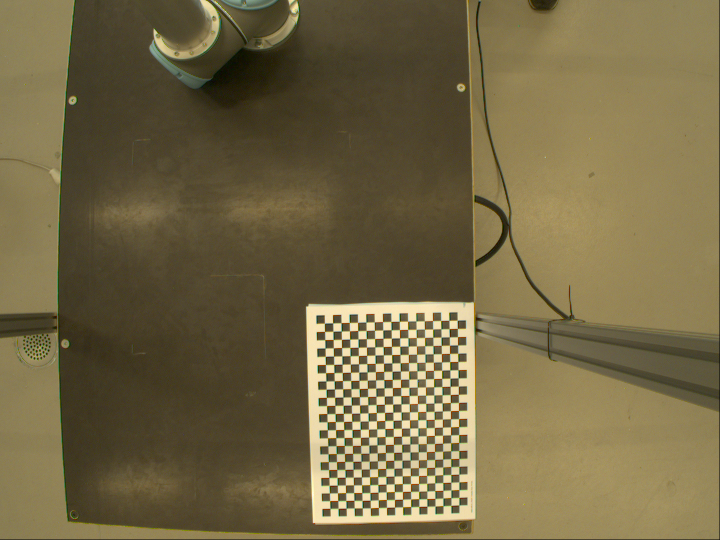
#> input picture VisaoComp/TrabalhoPratico_1/CVis_PL_lecture04_Histograms_&_CameraCalibration/CVis_PL_lecture04_Histograms_&_CameraCalibration/2_camera_calibrarion/capture01.png, 1440 x 1080 px (shown at 1/2 size); its folder holds 5 pictures in this run
$ python camera_calibration_example.py
#> lines starting #> are read from the running program, lines starting #| are printed output that depends on the picture; after the words box and inside, x2 and y2 are one past the last pixel; in counts of white or black regions, pixels touching at a corner belong together
import numpy as np
import cv2
import glob

#############################################################################################################
# General options
#############################################################################################################
chessboardSize = (24,17)
frameSize = (1440,1080)


# termination criteria for cornerSubPix()
criteria = (cv2.TERM_CRITERIA_EPS + cv2.TERM_CRITERIA_MAX_ITER, 30, 0.001)


# prepare object points, like (0,0,0), (1,0,0), (2,0,0) ....,(6,5,0)
objp = np.zeros((chessboardSize[0] * chessboardSize[1], 3), np.float32)
objp[:,:2] = np.mgrid[0:chessboardSize[0],0:chessboardSize[1]].T.reshape(-1,2)


# Arrays to store object points and image points from all the images.
objpoints = [] # 3d point in real world space
imgpoints = [] # 2d points in image plane.


images = glob.glob('*.png')

for fname in images:

    img = cv2.imread(fname)
#> img is the input picture: shape (1080, 1440, 3); mean B, G, R 69.4, 103.8, 116
    gray = cv2.cvtColor(img, cv2.COLOR_BGR2GRAY)
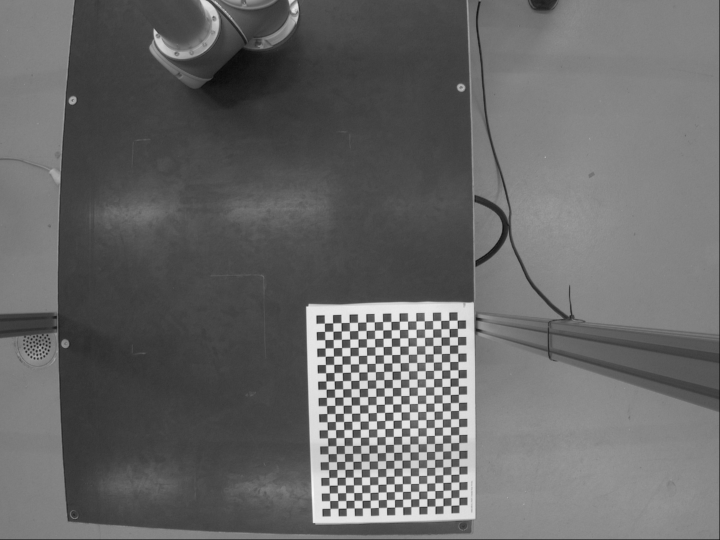
#> gray: shape (1080, 1440) (shown at 1/2 size); min 0, max 251, mean 103.5

    # Find the chess board corners
    # https://docs.opencv.org/master/d9/d0c/group__calib3d.html#gad0e88e13cd3d410870a99927510d7f91
    ret, corners = cv2.findChessboardCorners(gray, chessboardSize, None)
#> ret = True; corners = 408 rows, first 8: [660.6, 1017.3], [660.2, 1002], [659.5, 986.5], [659, 971.6], [658.5, 955.5], [658.2, 939.9], [657.4, 924.1], [656.7, 908.3]

    # If found, add object points, image points (after refining them)
    if ret is True:

        objpoints.append(objp)
        # https://docs.opencv.org/master/dd/d1a/group__imgproc__feature.html#ga354e0d7c86d0d9da75de9b9701a9a87e
        corners2 = cv2.cornerSubPix(gray, corners, (11,11), (-1,-1), criteria) #  Refines the corner locations
#> corners2 = 408 rows, first 8: [660.6, 1017.2], [660.1, 1001.8], [659.4, 986.5], [658.7, 971.1], [658.5, 955.5], [657.9, 939.8], [657.3, 924], [656.6, 908.2]
        imgpoints.append(corners)

        # Draw and display the corners
        cv2.drawChessboardCorners(img, chessboardSize, corners2, ret)
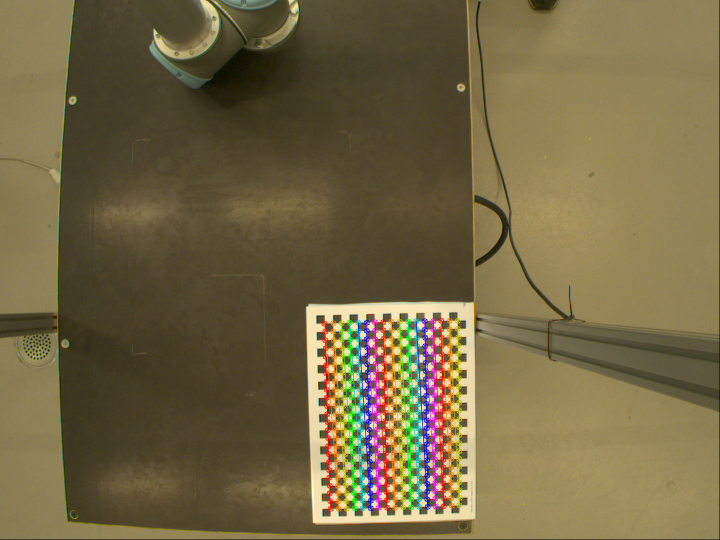
#> img: shape (1080, 1440, 3) (shown at 1/2 size); 4.02% of pixels changed, all inside (x1, y1, x2, y2) = (643, 635, 926, 1024)
        cv2.imshow(fname, img)
        cv2.waitKey(1000)
#> pass 2 of the loop `for fname in images:`:
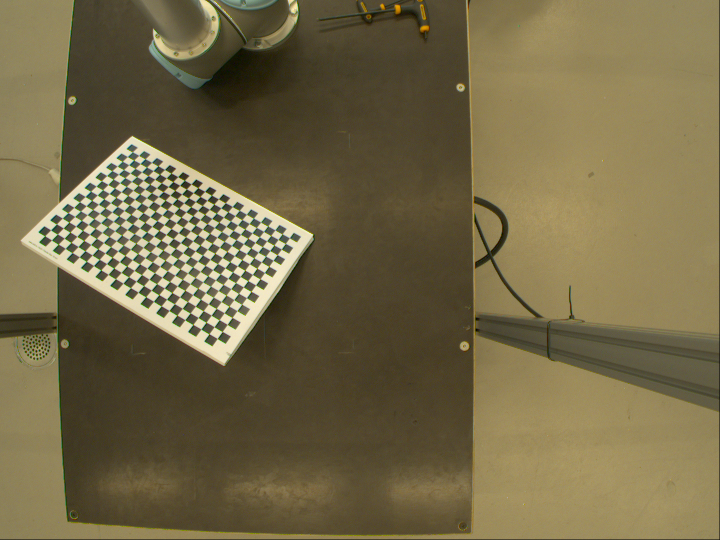
#> input picture VisaoComp/TrabalhoPratico_1/CVis_PL_lecture04_Histograms_&_CameraCalibration/CVis_PL_lecture04_Histograms_&_CameraCalibration/2_camera_calibrarion/capture02.png, 1440 x 1080 px (shown at 1/2 size)
#> img is the input picture: shape (1080, 1440, 3); mean B, G, R 71.4, 104.7, 115.6
#> `gray = cv2.cvtColor(img, cv2.COLOR_BGR2GRAY)`:
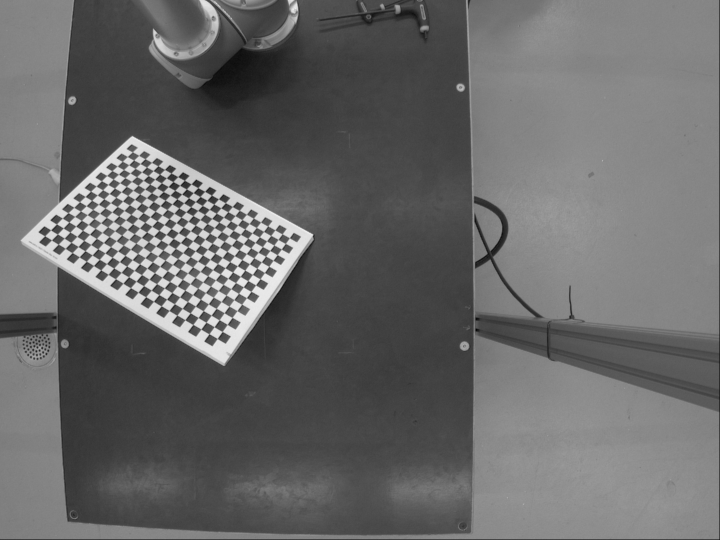
#> gray: shape (1080, 1440) (shown at 1/2 size); min 0, max 251, mean 104.2
#> corners = 408 rows, first 8: [265.3, 303.8], [277.9, 311.5], [290.5, 317.9], [303.9, 325.5], [316.3, 332], [329.8, 339.6], [342.5, 346.8], [356.1, 353.6]
#> corners2 = 408 rows, first 8: [265.3, 303.8], [277.9, 311.5], [285.2, 323.2], [314, 334.7], [309.1, 322.6], [319, 342.3], [342.5, 346.8], [357.6, 356.2]
#> `cv2.drawChessboardCorners(img, chessboardSize, corners2, ret)`:
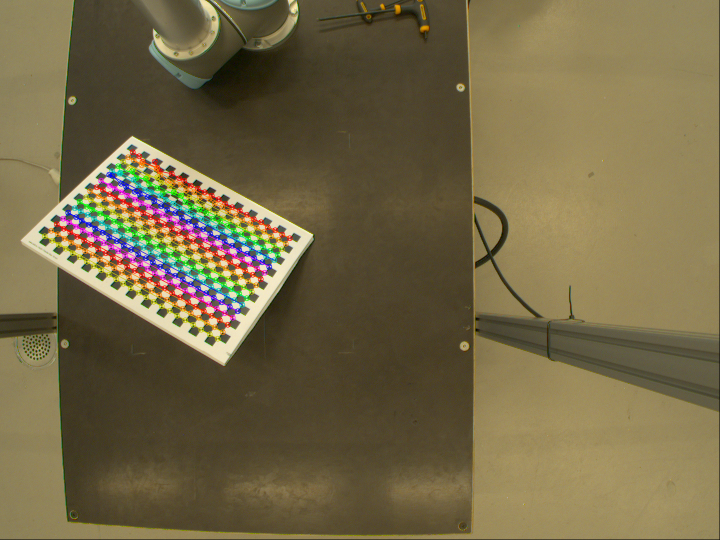
#> img: shape (1080, 1440, 3) (shown at 1/2 size); 3.78% of pixels changed, all inside (x1, y1, x2, y2) = (83, 298, 586, 684)
#> pass 3 of the loop `for fname in images:`:
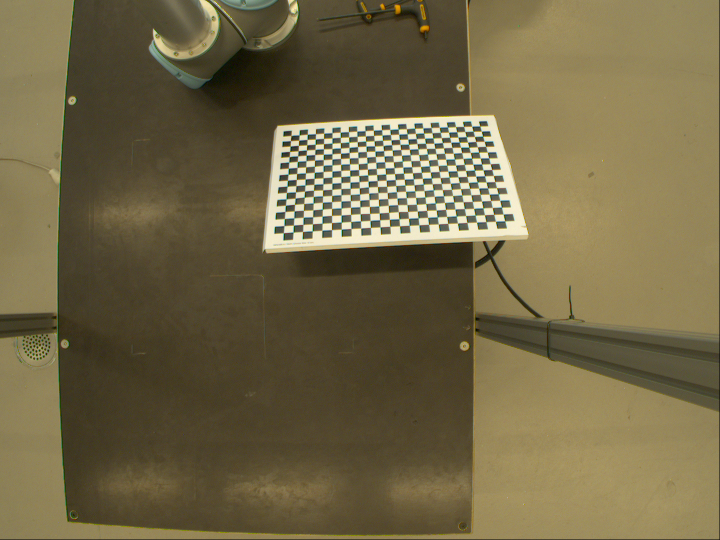
#> input picture VisaoComp/TrabalhoPratico_1/CVis_PL_lecture04_Histograms_&_CameraCalibration/CVis_PL_lecture04_Histograms_&_CameraCalibration/2_camera_calibrarion/capture03.png, 1440 x 1080 px (shown at 1/2 size)
#> img is the input picture: shape (1080, 1440, 3); mean B, G, R 70.8, 103.4, 114.3
#> `gray = cv2.cvtColor(img, cv2.COLOR_BGR2GRAY)`:
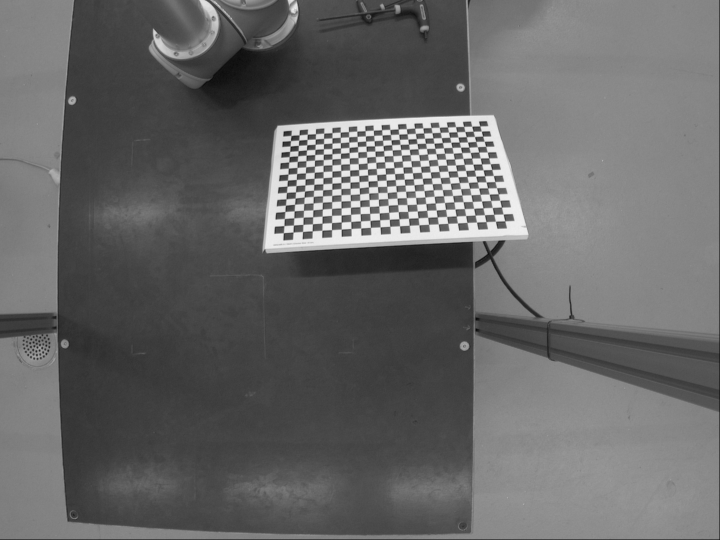
#> gray: shape (1080, 1440) (shown at 1/2 size); min 0, max 248, mean 102.9
#> corners = 408 rows, first 8: [582.5, 271.7], [598.8, 270.5], [615.4, 269], [631.7, 268.2], [648.3, 266.9], [664.5, 266], [681.3, 264.9], [697.7, 264]
#> corners2 = 408 rows, first 8: [581.8, 276.9], [598.4, 275.8], [614.6, 274.3], [631.3, 273.7], [648, 271.6], [664.6, 271.2], [681, 269.4], [697.9, 269.4]
#> `cv2.drawChessboardCorners(img, chessboardSize, corners2, ret)`:
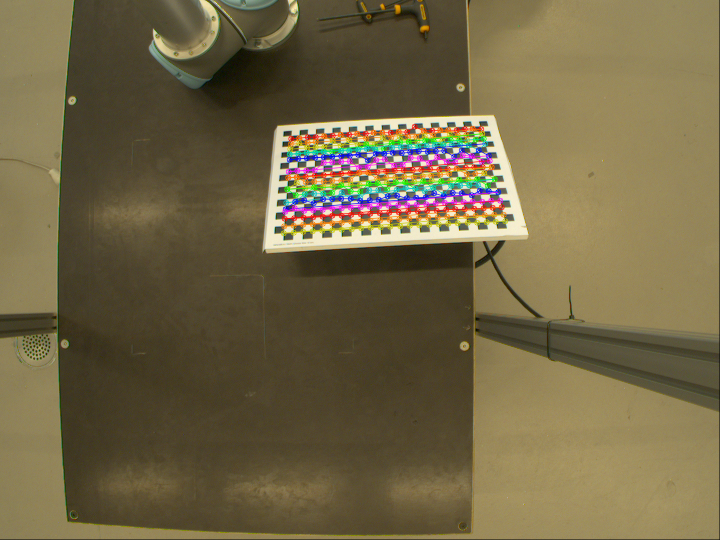
#> img: shape (1080, 1440, 3) (shown at 1/2 size); 3.49% of pixels changed, all inside (x1, y1, x2, y2) = (561, 247, 1017, 473)
#> the loop made 4 passes; the first 3 are shown

cv2.destroyAllWindows()

#  Calibrate the camera

#  https://docs.opencv.org/3.4.15/d9/d0c/group__calib3d.html#ga687a1ab946686f0d85ae0363b5af1d7b
#  returns the camera matrix, distortion coefficients, rotation and translation vectors etc.
ret, cameraMatrix, dist, rvecs, tvecs = cv2.calibrateCamera(objpoints, imgpoints, frameSize, None, None)


# Image undistortion: 2 methods, the same result

img = cv2.imread('test_sample.jpg')
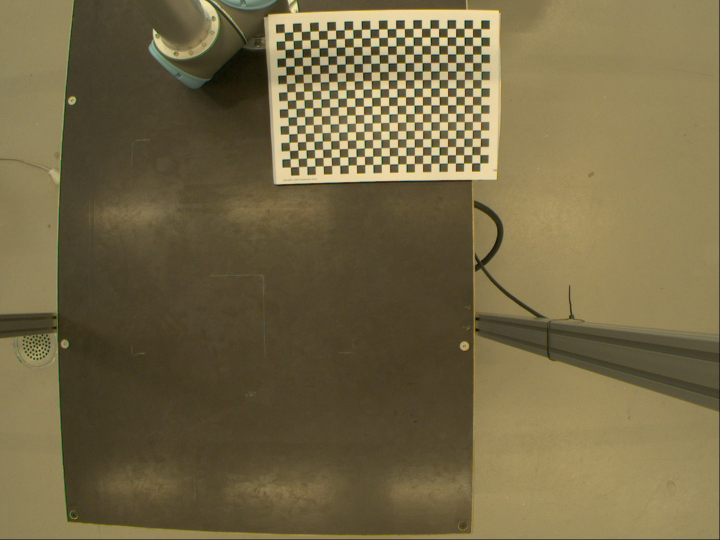
#> input picture VisaoComp/TrabalhoPratico_1/CVis_PL_lecture04_Histograms_&_CameraCalibration/CVis_PL_lecture04_Histograms_&_CameraCalibration/2_camera_calibrarion/test_sample.jpg, 1440 x 1080 px (shown at 1/2 size)
#> img is the input picture: shape (1080, 1440, 3); mean B, G, R 69.7, 104.1, 116.3
h,  w = img.shape[:2]
#> h = 1080; w = 1440
#  https://docs.opencv.org/3.4.15/d9/d0c/group__calib3d.html#ga7a6c4e032c97f03ba747966e6ad862b1
#  retval, validPixROI = cv.getOptimalNewCameraMatrix(cameraMatrix, distCoeffs, imageSize, alpha, newImgSize, centerPrincipalPoint)
newCameraMatrix, roi = cv2.getOptimalNewCameraMatrix(cameraMatrix, dist, (w,h), 1, (w,h))
print(newCameraMatrix) #  can be saved for future usage

# Undistort function
dst = cv2.undistort(img, cameraMatrix, dist, None, newCameraMatrix)

# crop the image
x, y, w, h = roi
dst = dst[y:y+h, x:x+w]
#> dst: shape (977, 1321, 3)
#  cv2.imwrite('caliResult1.jpg', dst)
cv2.imshow('caliResult1.jpg', dst)

# Undistort with Remapping
mapx, mapy = cv2.initUndistortRectifyMap(cameraMatrix, dist, None, newCameraMatrix, (w,h), 5)
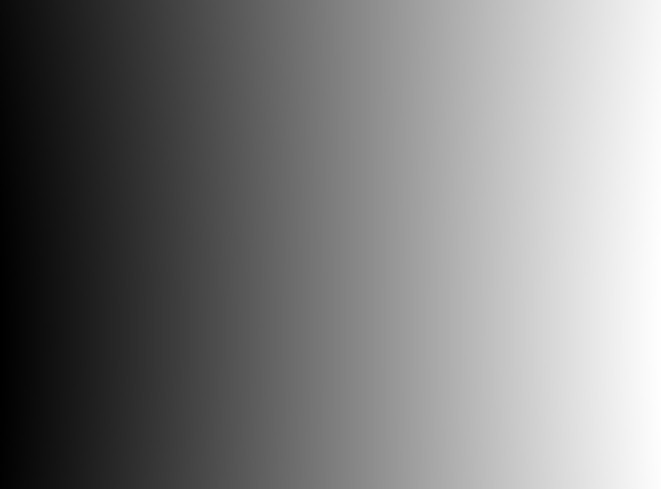
#> mapx: shape (977, 1321) float32 (shown at 1/2 size); min -52.56, max 1383.2, mean 655.6; drawn with min black and max white
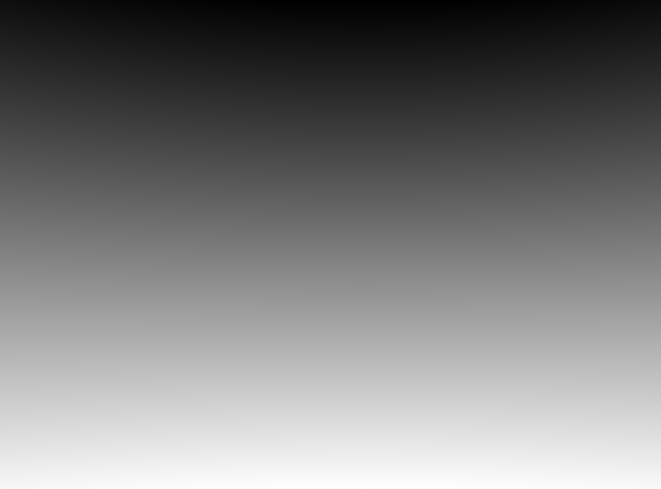
#> mapy: shape (977, 1321) float32 (shown at 1/2 size); min -60.06, max 1006.9, mean 460.3; drawn with min black and max white
dst = cv2.remap(img, mapx, mapy, cv2.INTER_LINEAR)
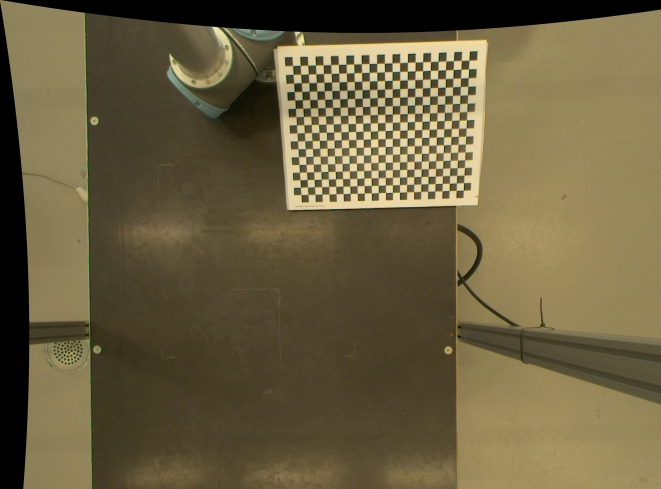
#> dst: shape (977, 1321, 3) (shown at 1/2 size); mean B, G, R 64.4, 95.8, 106.8

# crop the image
x, y, w, h = roi
dst = dst[y:y+h, x:x+w]
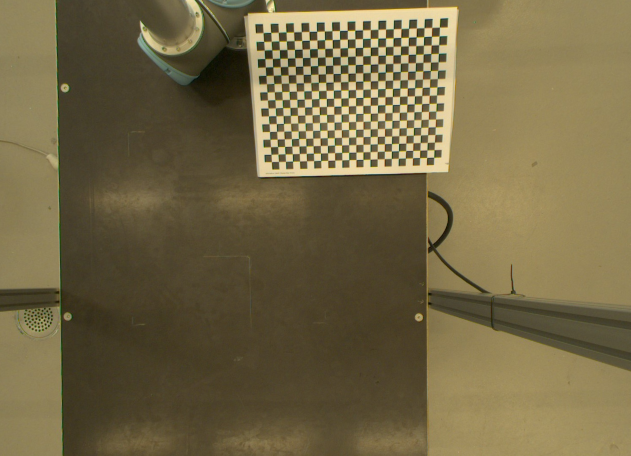
#> dst: shape (911, 1262, 3) (shown at 1/2 size); mean B, G, R 69.6, 103.6, 115.6
#  cv2.imwrite('caliResult2.jpg', dst)
cv2.imshow('caliResult2.jpg', dst)

# Reprojection Error
mean_error = 0

for i in range(len(objpoints)):
    imgpoints2, _ = cv2.projectPoints(objpoints[i], rvecs[i], tvecs[i], cameraMatrix, dist)
    error = cv2.norm(imgpoints[i], imgpoints2, cv2.NORM_L2)/len(imgpoints2)
    mean_error += error

print( "total error: {}".format(mean_error/len(objpoints)) )
